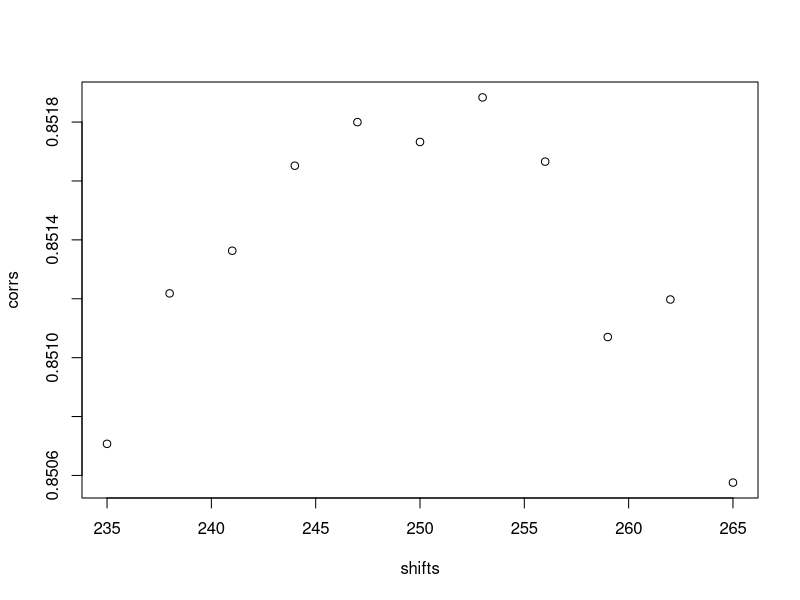

Recreate this plot in R.
## ----install, eval=FALSE------------------------------------------------------
#  if (!require("BiocManager"))
#    install.packages("BiocManager")
#  BiocManager::install("S4Vectors")

## ----message=FALSE------------------------------------------------------------
library(S4Vectors)

## ----Rle-extends-Vector-------------------------------------------------------
showClass("Rle")

## ----initialize---------------------------------------------------------------
set.seed(0)
lambda <- c(rep(0.001, 4500), seq(0.001, 10, length=500),
            seq(10, 0.001, length=500))
xVector <- rpois(1e7, lambda)
yVector <- rpois(1e7, lambda[c(251:length(lambda), 1:250)])
xRle <- Rle(xVector)
yRle <- Rle(yVector)

## ----basic-ops----------------------------------------------------------------
length(xRle)
xRle[1]
zRle <- c(xRle, yRle)

## ----seq-extraction-----------------------------------------------------------
xSnippet <- window(xRle, 4751, 4760)
xSnippet
head(xSnippet)
tail(xSnippet)
rev(xSnippet)
rep(xSnippet, 2)
subset(xSnippet, xSnippet >= 5L)

## ----seq-concatenate----------------------------------------------------------
c(xSnippet, rev(xSnippet))
append(xSnippet, xSnippet, after=3)

## ----aggregate----------------------------------------------------------------
xSnippet
aggregate(xSnippet, start=1:8, width=3, FUN=median)

## ----shiftApply-cor-----------------------------------------------------------
cor(xRle, yRle)
shifts <- seq(235, 265, by=3)
corrs  <- shiftApply(shifts, yRle, xRle, FUN=cor)

## ----figshiftcorrs, eps=FALSE, fig.align='center', fig.cap='Correlation between `xRle` and `yRle` for various shifts'----
plot(shifts, corrs)

## ----Rle-vector-compare-------------------------------------------------------
as.vector(object.size(xRle) / object.size(xVector))
identical(as.vector(xRle), xVector)

## ----Rle-accessors------------------------------------------------------------
head(runValue(xRle))
head(runLength(xRle))

## ----Rle-ops------------------------------------------------------------------
xRle > 0
xRle + yRle
xRle > 0 | yRle > 0

## ----Rle-summary--------------------------------------------------------------
range(xRle)
sum(xRle > 0 | yRle > 0)

## ----Rle-math-----------------------------------------------------------------
log1p(xRle)

## ----Rle-cor------------------------------------------------------------------
cor(xRle, yRle)
shiftApply(249:251, yRle, xRle,
           FUN=function(x, y) {var(x, y) / (sd(x) * sd(y))})

## ----DataFrame-extends-List---------------------------------------------------
showClass("DataFrame")

## ----DataFrame, warning=FALSE-------------------------------------------------
df <- DataFrame(x=xRle, y=yRle)
sapply(df, class)
sapply(df, summary)
sapply(as.data.frame(df), summary)
endoapply(df, `+`, 0.5)

## ----SessionInfo, echo=FALSE--------------------------------------------------
sessionInfo()
